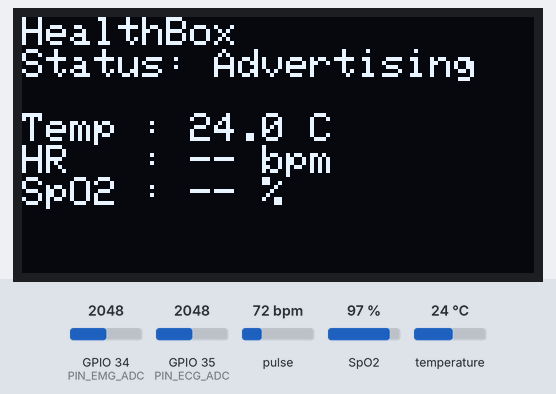
Simulated run of this sketch. Board: ESP32. Parts: 128×64 one-colour display. Inputs (shaded band) come from the test bench; at power-on: pulse 72 bpm, temperature 24 °C, SpO2 97 %, GPIO 34 (PIN_EMG_ADC) = 2048, GPIO 35 (PIN_ECG_ADC) = 2048 (analog values on the 0–4095 scale). Nothing arrives over Bluetooth unless stated; a phone connects over Bluetooth LE 3 s after start; what the sketch prints to the serial monitor is not drawn.

Above: at 2.9 s.
3.0 s: pulse set to 42 bpm
At 5.3 s:
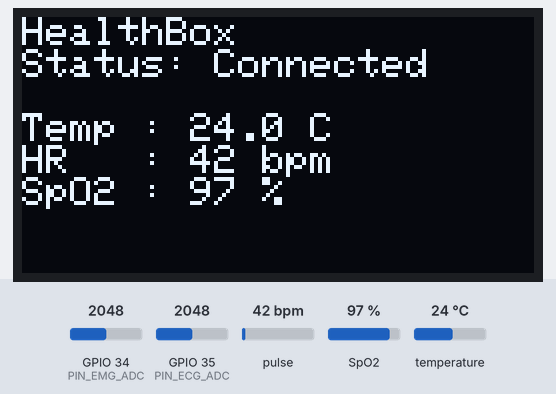
6.2 s: temperature set to 12 °C
At 7.9 s:
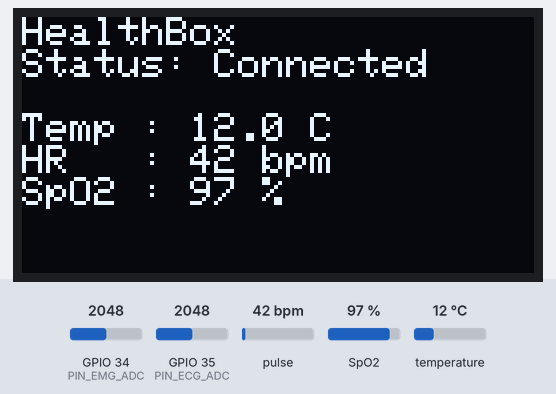
8.2 s: SpO2 set to 80 %
At 9.6 s:
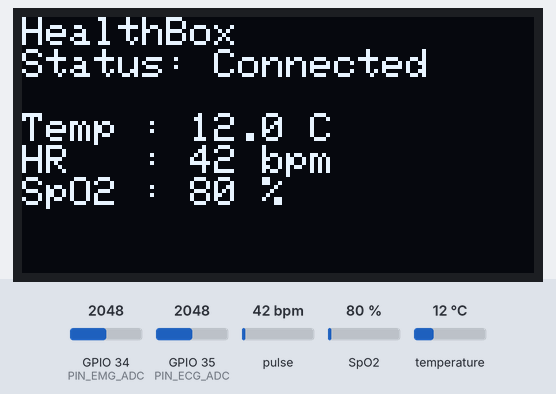
10.2 s: temperature set to 19 °C
12.2 s: pulse set to 70 bpm
At 13.9 s:
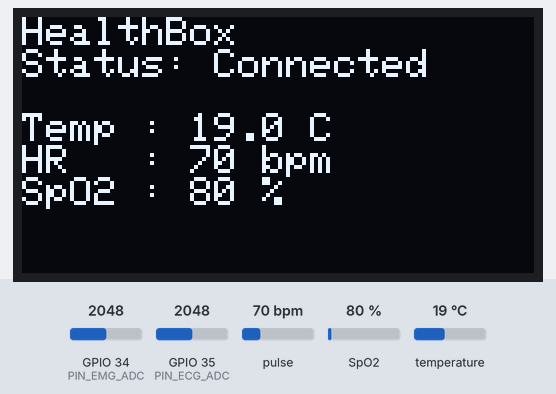
14.2 s: temperature set to 28 °C
At 15.4 s:
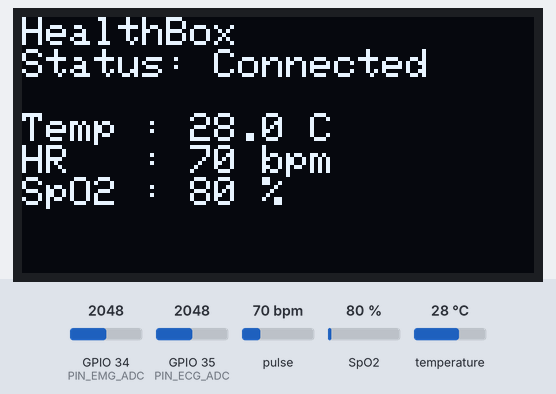
Timing chart, 0 to 17.2 s (numbered marks = the images above; inputs shaded):
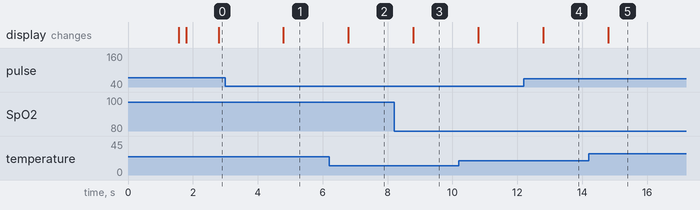

Measured:
- after the input at 6.2 s, the display: changes after 0.59 s (image 2)
- after the input at 8.2 s, the display: changes after 0.59 s (image 3)
- after the input at 12.2 s, the display: changes after 0.59 s (image 4)
- after the input at 14.2 s, the display: changes after 0.60 s (image 5)

The sketch:

HealthBox.ino
```cpp
/*
  HealthBox firmware - ESP32-WROOM-32D
  Family patient monitoring box: reads Temperature, Heart Rate, SpO2, ECG,
  and EMG, shows live values on an onboard OLED, and streams them over BLE
  to the HealthBox web app.

  ---------------------------------------------------------------------------
  Wiring (per Schematic_health_box_2026-10-01.pdf + confirmed pin mapping):
  ---------------------------------------------------------------------------
    DS18B20 Temperature (OneWire) ..... GPIO23
    MAX30100 (HR / SpO2) .............. SDA=GPIO18  SCL=GPIO19
    SSD1306 OLED 128x64 ............... SDA=GPIO21  SCL=GPIO22
    ECG analog signal (AD8232-style) .. GPIO35 (ADC1_CH7, input-only)
    EMG analog signal ................. GPIO34 (ADC1_CH6, input-only)
    SW1 / SW2 .......................... EN / BOOT (board reset+flash, no firmware handling needed)

  The MAX30100 is driven by the real oxullo/Arduino-MAX30100 library
  (PulseOximeter, MAX30100_PulseOximeter.h), used exactly as tested -
  no custom register/algorithm code. That library hardcodes the global
  Wire instance internally, so the global Wire is assigned to the
  MAX30100 (SDA=18/SCL=19) and the OLED is moved onto its own TwoWire(1)
  bus (SDA=21/SCL=22) instead. The physical wiring is unchanged - this
  only swaps which ESP32 I2C peripheral number each sensor uses in code.

  The library's internal I2C clock is hardcoded to 400kHz, which was
  confirmed to corrupt reads on this hardware. Fixed by editing the
  installed library directly: change I2C_BUS_SPEED from 400000UL to
  100000UL in MAX30100.h (wherever the "MAX30100" library by OXullo
  Intersecans is installed). Reapply that edit if the library is
  reinstalled or updated.

  No other MAX30100-capable library works here: the SparkFun MAX3010x
  library (MAX30105.h) does accept a custom TwoWire bus, but its entire
  register map is shifted for the MAX30102/MAX30105 (e.g. FIFO_DATA at
  0x07 vs this chip's actual 0x05, MODE_CONFIG at 0x09 vs 0x06) - it's
  not just a part-ID check, so patching around the ID mismatch would
  silently read/write the wrong registers. That library is unusable
  with a true MAX30100 beyond the initial handshake.

  setupBle() runs before the MAX30100 probe (not after) so any timing
  jitter from BLE radio startup settles before I2C is touched - this
  firmware previously failed MAX30100 detection intermittently when
  combined with BLE/OLED even though a standalone sketch (no BLE, no
  OLED) detected it reliably every time.

  ---------------------------------------------------------------------------
  BLE protocol (matches public/js/ble-service.js on the web app):
  ---------------------------------------------------------------------------
    Service UUID:            4f3a0001-41a0-4a7a-9e2a-5c6b8f9d0a01

    Vitals characteristic:   4f3a0002-41a0-4a7a-9e2a-5c6b8f9d0a01  (NOTIFY, ~1 Hz)
      JSON: {"temp":36.8,"hr":78,"spo2":97}

    Waveform characteristic: 4f3a0003-41a0-4a7a-9e2a-5c6b8f9d0a01  (NOTIFY, ~10 Hz)
      JSON: {"ecg":[...10 raw ADC samples...],"emg":[...10 raw ADC samples...]}

  Required libraries (Arduino Library Manager):
    - OneWire
    - DallasTemperature
    - Adafruit GFX Library
    - Adafruit SSD1306
    - MAX30100 (OXullo Intersecans) - provides MAX30100_PulseOximeter.h
  Board core: esp32 by Espressif Systems (BLEDevice.h ships with the core)
  ---------------------------------------------------------------------------
*/

#include <Wire.h>
#include <OneWire.h>
#include <DallasTemperature.h>
#include <Adafruit_GFX.h>
#include <Adafruit_SSD1306.h>
#include <BLEDevice.h>
#include <BLEServer.h>
#include <BLEUtils.h>
#include <BLE2902.h>
#include <MAX30100_PulseOximeter.h>

// ----------------------------- Pin map -------------------------------------
#define PIN_TEMP_ONEWIRE   23
#define PIN_ECG_ADC        35
#define PIN_EMG_ADC        34
#define PIN_MAX30100_SDA   18
#define PIN_MAX30100_SCL   19
#define PIN_OLED_SDA       21
#define PIN_OLED_SCL       22

// ----------------------------- BLE UUIDs ------------------------------------
#define SERVICE_UUID            "4f3a0001-41a0-4a7a-9e2a-5c6b8f9d0a01"
#define VITALS_CHAR_UUID        "4f3a0002-41a0-4a7a-9e2a-5c6b8f9d0a01"
#define WAVEFORM_CHAR_UUID      "4f3a0003-41a0-4a7a-9e2a-5c6b8f9d0a01"
#define DEVICE_NAME             "HealthBox"

// ----------------------------- OLED (own TwoWire(1) bus) ------------------------------------
#define OLED_WIDTH   128
#define OLED_HEIGHT  64
#define OLED_RESET   -1
#define OLED_ADDR    0x3C
TwoWire oledWire = TwoWire(1);
Adafruit_SSD1306 display(OLED_WIDTH, OLED_HEIGHT, &oledWire, OLED_RESET);

// ----------------------------- MAX30100 (library, on the global Wire bus) ------------------------------------
PulseOximeter pox;
bool max30100Online = false;

// ----------------------------- Sensors ------------------------------------
OneWire oneWire(PIN_TEMP_ONEWIRE);
DallasTemperature tempSensor(&oneWire);

// ----------------------------- BLE state ------------------------------------
BLEServer* bleServer = nullptr;
BLECharacteristic* vitalsChar = nullptr;
BLECharacteristic* waveformChar = nullptr;
volatile bool deviceConnected = false;

// ----------------------------- Live readings ------------------------------------
float latestTemp = NAN;
float latestHr = NAN;
float latestSpo2 = NAN;

// ----------------------------- Timing ------------------------------------
const uint32_t TEMP_INTERVAL_MS     = 2000;
const uint32_t VITALS_SEND_MS       = 1000;
const uint32_t WAVEFORM_SAMPLE_MS   = 10;   // 100 Hz sampling
const uint8_t  WAVEFORM_BATCH_SIZE  = 10;   // notify every 10 samples (~10 Hz)
const uint32_t OLED_REFRESH_MS      = 500;

uint32_t lastTempRead = 0;
uint32_t lastVitalsSend = 0;
uint32_t lastWaveformSample = 0;
uint32_t lastOledRefresh = 0;

uint16_t ecgBuffer[WAVEFORM_BATCH_SIZE];
uint16_t emgBuffer[WAVEFORM_BATCH_SIZE];
uint8_t waveformIndex = 0;

// ----------------------------- BLE callbacks ------------------------------------
class ServerCallbacks : public BLEServerCallbacks {
  void onConnect(BLEServer* server) override {
    deviceConnected = true;
  }
  void onDisconnect(BLEServer* server) override {
    deviceConnected = false;
    // Restart advertising so the app can reconnect without a power cycle.
    BLEDevice::startAdvertising();
  }
};

void onBeatDetected() {
  Serial.println("[MAX30100] Beat!");
}

// ----------------------------- Setup ------------------------------------
void setupOled() {
  oledWire.begin(PIN_OLED_SDA, PIN_OLED_SCL);
  oledWire.setTimeOut(50);
  if (!display.begin(SSD1306_SWITCHCAPVCC, OLED_ADDR)) {
    Serial.println("OLED init failed - check wiring/address");
    return;
  }
  display.clearDisplay();
  display.setTextColor(SSD1306_WHITE);
  display.setTextSize(1);
  display.setCursor(0, 0);
  display.println("HealthBox");
  display.println("Starting...");
  display.display();
}

#define MAX30100_INIT_ATTEMPTS      6
#define MAX30100_INIT_RETRY_MS      500

bool setupMax30100() {
  Wire.begin(PIN_MAX30100_SDA, PIN_MAX30100_SCL);

  // Right after power-on, the MAX30100's internal LDO/oscillator can still be
  // settling, so the first begin() attempt(s) may fail even though the chip
  // is fine - a reset button press (no power-cycle) skips this and works on
  // the first try, which is the symptom this retry loop fixes. Settling is
  // a one-time condition, so retrying a few times covers it without masking
  // a genuine wiring/power fault (which will keep failing every attempt).
  for (uint8_t attempt = 1; attempt <= MAX30100_INIT_ATTEMPTS; attempt++) {
    if (pox.begin()) {
      pox.setOnBeatDetectedCallback(onBeatDetected);
      Serial.printf("MAX30100 initialized (attempt %u/%u).\n", attempt, MAX30100_INIT_ATTEMPTS);
      return true;
    }
    Serial.printf("MAX30100 not found on I2C bus (SDA=18/SCL=19), attempt %u/%u - retrying...\n",
      attempt, MAX30100_INIT_ATTEMPTS);
    delay(MAX30100_INIT_RETRY_MS);
  }

  Serial.println("MAX30100 init failed after all retries - check wiring/power.");
  return false;
}

void setupBle() {
  BLEDevice::init(DEVICE_NAME);
  bleServer = BLEDevice::createServer();
  bleServer->setCallbacks(new ServerCallbacks());

  BLEService* service = bleServer->createService(SERVICE_UUID);

  vitalsChar = service->createCharacteristic(
    VITALS_CHAR_UUID,
    BLECharacteristic::PROPERTY_READ | BLECharacteristic::PROPERTY_NOTIFY
  );
  vitalsChar->addDescriptor(new BLE2902());

  waveformChar = service->createCharacteristic(
    WAVEFORM_CHAR_UUID,
    BLECharacteristic::PROPERTY_READ | BLECharacteristic::PROPERTY_NOTIFY
  );
  waveformChar->addDescriptor(new BLE2902());

  service->start();

  BLEAdvertising* advertising = BLEDevice::getAdvertising();
  advertising->addServiceUUID(SERVICE_UUID);
  advertising->setScanResponse(true);
  BLEDevice::startAdvertising();

  Serial.println("BLE advertising started as \"" DEVICE_NAME "\"");
}

void setup() {
  Serial.begin(115200);
  delay(1500); // let I2C bus/sensors fully power up before probing

  pinMode(PIN_ECG_ADC, INPUT);
  pinMode(PIN_EMG_ADC, INPUT);
  analogReadResolution(12); // 0-4095

  tempSensor.begin();
  setupOled();

  // BLE radio startup is initialized before the MAX30100 I2C probe: starting
  // BLE can introduce brief timing jitter on shared interrupt/RTC resources,
  // and probing I2C while that's happening was a suspected cause of the
  // sensor working standalone but failing once BLE/other peripherals were
  // active. Getting BLE fully up first, then settling briefly, avoids that
  // window entirely.
  setupBle();
  delay(200);

  max30100Online = setupMax30100();

  Serial.println("HealthBox ready.");
}

// ----------------------------- Readers ------------------------------------
const uint32_t MAX30100_RETRY_INTERVAL_MS = 5000;
uint32_t lastMax30100RetryMs = 0;

void updateMax30100() {
  if (!max30100Online) {
    // Keep retrying in the background instead of requiring a manual reset -
    // covers the case where the sensor was still settling at boot (or was
    // unplugged/replugged) and becomes available later.
    uint32_t now = millis();
    if (now - lastMax30100RetryMs >= MAX30100_RETRY_INTERVAL_MS) {
      lastMax30100RetryMs = now;
      Serial.println("[MAX30100] Retrying init...");
      max30100Online = pox.begin();
      if (max30100Online) {
        pox.setOnBeatDetectedCallback(onBeatDetected);
        Serial.println("MAX30100 initialized (background retry).");
      }
    }
    return;
  }
  pox.update();
  latestHr = pox.getHeartRate();
  uint8_t spo2 = pox.getSpO2();
  if (spo2 > 0) latestSpo2 = spo2;
}

void updateTemperature() {
  tempSensor.requestTemperatures();
  float c = tempSensor.getTempCByIndex(0);
  if (c > -100.0f && c < 125.0f) { // DEVICE_DISCONNECTED_C guard
    latestTemp = c;
  }
}

void sampleWaveform() {
  ecgBuffer[waveformIndex] = analogRead(PIN_ECG_ADC);
  emgBuffer[waveformIndex] = analogRead(PIN_EMG_ADC);
  waveformIndex++;

  if (waveformIndex >= WAVEFORM_BATCH_SIZE) {
    sendWaveformBatch();
    waveformIndex = 0;
  }
}

// ----------------------------- BLE senders ------------------------------------
void sendVitals() {
  if (!deviceConnected) return;

  char json[96];
  // isnan()-guarded fields fall back to null so the app can show "no data"
  // instead of a stale/garbage number when a sensor hasn't reported yet.
  snprintf(json, sizeof(json),
    "{\"temp\":%s,\"hr\":%s,\"spo2\":%s}",
    isnan(latestTemp) ? "null" : String(latestTemp, 1).c_str(),
    (isnan(latestHr) || latestHr <= 0) ? "null" : String(latestHr, 0).c_str(),
    isnan(latestSpo2) ? "null" : String(latestSpo2, 0).c_str()
  );

  vitalsChar->setValue((uint8_t*)json, strlen(json));
  vitalsChar->notify();
}

void sendWaveformBatch() {
  if (!deviceConnected) return;

  String json = "{\"ecg\":[";
  for (uint8_t i = 0; i < WAVEFORM_BATCH_SIZE; i++) {
    json += ecgBuffer[i];
    if (i < WAVEFORM_BATCH_SIZE - 1) json += ",";
  }
  json += "],\"emg\":[";
  for (uint8_t i = 0; i < WAVEFORM_BATCH_SIZE; i++) {
    json += emgBuffer[i];
    if (i < WAVEFORM_BATCH_SIZE - 1) json += ",";
  }
  json += "]}";

  waveformChar->setValue((uint8_t*)json.c_str(), json.length());
  waveformChar->notify();
}

// ----------------------------- OLED ------------------------------------
void refreshOled() {
  display.clearDisplay();
  display.setCursor(0, 0);
  display.setTextSize(1);
  display.println("HealthBox");
  display.println(deviceConnected ? "Status: Connected" : "Status: Advertising");
  display.println();

  display.print("Temp : ");
  display.print(isnan(latestTemp) ? "--" : String(latestTemp, 1));
  display.println(" C");

  if (max30100Online) {
    display.print("HR   : ");
    display.print((isnan(latestHr) || latestHr <= 0) ? "--" : String(latestHr, 0));
    display.println(" bpm");

    display.print("SpO2 : ");
    display.print(isnan(latestSpo2) ? "--" : String(latestSpo2, 0));
    display.println(" %");
  } else {
    display.println("HR   : sensor offline");
    display.println("SpO2 : retrying...");
  }

  display.display();
}

// ----------------------------- Loop ------------------------------------
void loop() {
  uint32_t now = millis();

  updateMax30100(); // pox.update() must be called often to drain the FIFO before it overflows

  if (now - lastTempRead >= TEMP_INTERVAL_MS) {
    lastTempRead = now;
    updateTemperature();
  }

  if (now - lastWaveformSample >= WAVEFORM_SAMPLE_MS) {
    lastWaveformSample = now;
    sampleWaveform();
  }

  if (now - lastVitalsSend >= VITALS_SEND_MS) {
    lastVitalsSend = now;
    sendVitals();
  }

  if (now - lastOledRefresh >= OLED_REFRESH_MS) {
    lastOledRefresh = now;
    refreshOled();
  }
}
```
